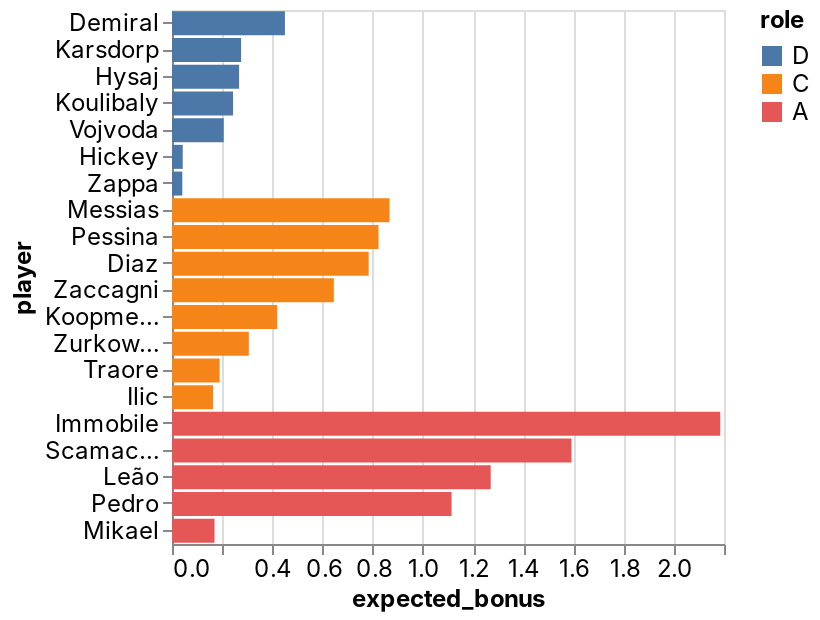

Write notebook code for a chart like this one.
### Code cell
_deepnote_run_altair(team, """{"$schema":"https://vega.github.io/schema/vega-lite/v4.json","mark":{"type":"bar","tooltip":{"content":"data"}},"height":220,"autosize":{"type":"fit"},"data":{"name":"placeholder"},"encoding":{"x":{"field":"expected_bonus","type":"quantitative","sort":null,"scale":{"type":"linear","zero":false}},"y":{"field":"player","type":"nominal","sort":null,"scale":{"type":"linear","zero":true}},"color":{"field":"role","type":"nominal","sort":null,"scale":{"type":"linear","zero":false}}}}""")

### Figure 1 — Vega-Lite specification as saved in the notebook (floating-point values rounded to 4 significant figures)
{"config": {"view": {"continuousWidth": 400, "continuousHeight": 300}, "area": {"fill": "#51C0E9"}, "axis": {"labelFont": "Inter, sans-serif", "labelFontSize": 12, "labelFontWeight": "normal", "labelLimit": 60, "labelOverlap": "greedy", "titleFont": "Inter, sans-serif", "titleFontSize": 12, "titleFontWeight": "bold"}, "background": "#ffffff", "legend": {"labelFont": "Inter, sans-serif", "labelFontSize": 12, "titleFont": "Inter, sans-serif", "titleFontSize": 12, "titleFontWeight": "bold"}, "line": {"stroke": "#51C0E9", "strokeWidth": 2}, "rect": {"fill": "#51C0E9"}, "title": {"anchor": "start", "color": "#000000", "font": "Inter, sans-serif", "fontSize": 22, "fontWeight": "normal"}}, "data": {"name": "data-aeee95a6eba21f57532f4eab4ccca8a3"}, "mark": {"type": "bar", "tooltip": {"content": "data"}}, "autosize": {"type": "fit"}, "encoding": {"color": {"type": "nominal", "field": "role", "scale": {"type": "linear", "zero": false}, "sort": null}, "x": {"type": "quantitative", "field": "expected_bonus", "scale": {"type": "linear", "zero": false}, "sort": null}, "y": {"type": "nominal", "field": "player", "scale": {"type": "linear", "zero": true}, "sort": null}}, "height": 300, "width": "container", "$schema": "https://vega.github.io/schema/vega-lite/v4.json", "datasets": {"data-aeee95a6eba21f57532f4eab4ccca8a3": [{"fanta_team": "Scansuolo ", "role": "D", "player": "Demiral", "team": "Atalanta", "opponent": "Genoa", "date": "2022-03-13T00:00:00", "expected_bonus": 0.4501}, {"fanta_team": "Scansuolo ", "role": "D", "player": "Karsdorp", "team": "Roma", "opponent": "Udinese", "date": "2022-03-13T00:00:00", "expected_bonus": 0.2754}, {"fanta_team": "Scansuolo ", "role": "D", "player": "Hysaj", "team": "Lazio", "opponent": "Venezia", "date": "2022-03-14T00:00:00", "expected_bonus": 0.2674}, {"fanta_team": "Scansuolo ", "role": "D", "player": "Koulibaly", "team": "Napoli", "opponent": "Verona", "date": "2022-03-13T00:00:00", "expected_bonus": 0.2433}, {"fanta_team": "Scansuolo ", "role": "D", "player": "Vojvoda", "team": "Torino", "opponent": "Inter", "date": "2022-03-13T00:00:00", "expected_bonus": 0.2063}, {"fanta_team": "Scansuolo ", "role": "D", "player": "Hickey", "team": "Bologna", "opponent": "Fiorentina", "date": "2022-03-13T00:00:00", "expected_bonus": 0.04283}, {"fanta_team": "Scansuolo ", "role": "D", "player": "Zappa", "team": "Cagliari", "opponent": "Spezia", "date": "2022-03-12T00:00:00", "expected_bonus": 0.04118}, {"fanta_team": "Scansuolo ", "role": "C", "player": "Messias", "team": "AC Milan", "opponent": "Empoli", "date": "2022-03-12T00:00:00", "expected_bonus": 0.8672}, {"fanta_team": "Scansuolo ", "role": "C", "player": "Pessina", "team": "Atalanta", "opponent": "Genoa", "date": "2022-03-13T00:00:00", "expected_bonus": 0.823}, {"fanta_team": "Scansuolo ", "role": "C", "player": "Diaz", "team": "AC Milan", "opponent": "Empoli", "date": "2022-03-12T00:00:00", "expected_bonus": 0.7838}, {"fanta_team": "Scansuolo ", "role": "C", "player": "Zaccagni", "team": "Lazio", "opponent": "Venezia", "date": "2022-03-14T00:00:00", "expected_bonus": 0.6451}, {"fanta_team": "Scansuolo ", "role": "C", "player": "Koopmeiners", "team": "Atalanta", "opponent": "Genoa", "date": "2022-03-13T00:00:00", "expected_bonus": 0.4194}, {"fanta_team": "Scansuolo ", "role": "C", "player": "Zurkowski", "team": "Empoli", "opponent": "AC Milan", "date": "2022-03-12T00:00:00", "expected_bonus": 0.3062}, {"fanta_team": "Scansuolo ", "role": "C", "player": "Traore", "team": "Sassuolo", "opponent": "Salernitana", "date": "2022-03-12T00:00:00", "expected_bonus": 0.1898}, {"fanta_team": "Scansuolo ", "role": "C", "player": "Ilic", "team": "Verona", "opponent": "Napoli", "date": "2022-03-13T00:00:00", "expected_bonus": 0.1638}, {"fanta_team": "Scansuolo ", "role": "A", "player": "Immobile", "team": "Lazio", "opponent": "Venezia", "date": "2022-03-14T00:00:00", "expected_bonus": 2.185}, {"fanta_team": "Scansuolo ", "role": "A", "player": "Scamacca", "team": "Sassuolo", "opponent": "Salernitana", "date": "2022-03-12T00:00:00", "expected_bonus": 1.592}, {"fanta_team": "Scansuolo ", "role": "A", "player": "Leão", "team": "AC Milan", "opponent": "Empoli", "date": "2022-03-12T00:00:00", "expected_bonus": 1.27}, {"fanta_team": "Scansuolo ", "role": "A", "player": "Pedro", "team": "Cagliari", "opponent": "Spezia", "date": "2022-03-12T00:00:00", "expected_bonus": 1.114}, {"fanta_team": "Scansuolo ", "role": "A", "player": "Mikael", "team": "Salernitana", "opponent": "Sassuolo", "date": "2022-03-12T00:00:00", "expected_bonus": 0.1695}]}}
